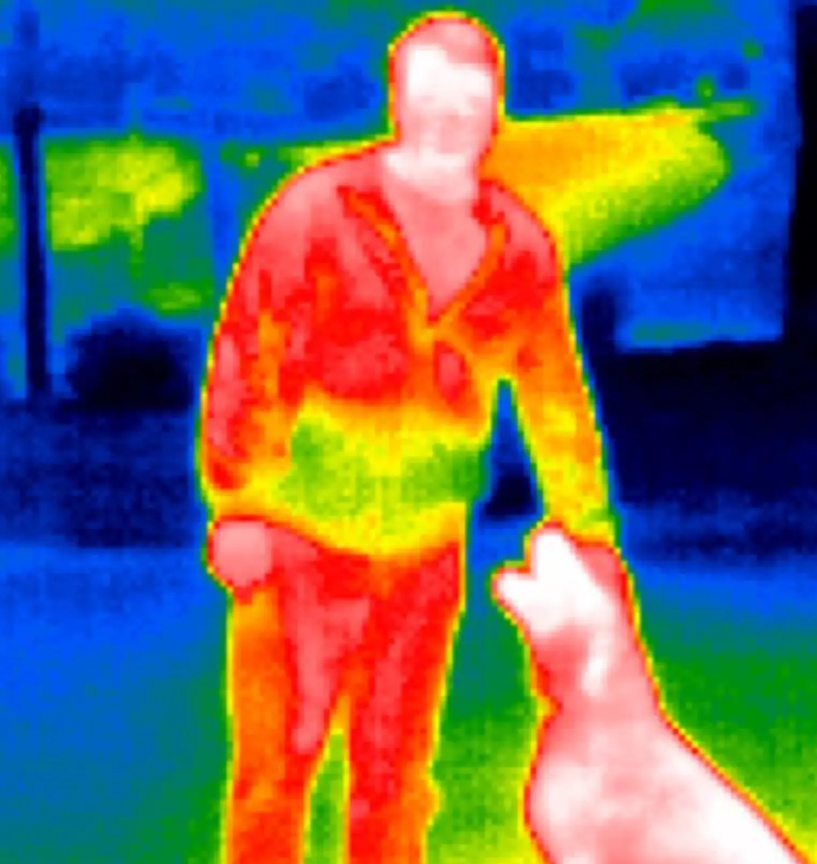
#> input picture module4/thermal.png, 817 x 864 px, shrunk from 1522 x 1610 before the run
$ python thermal_segmentation.py --image thermal.png
#> lines starting #> are read from the running program, lines starting #| are printed output that depends on the picture; after the words box and inside, x2 and y2 are one past the last pixel; in counts of white or black regions, pixels touching at a corner belong together
"""
README DOCUMENTATION
--------------------
Description:
This script achieves state-of-the-art traditional boundary precision using the
GrabCut algorithm (Gaussian Mixture Models). It uses a thermal threshold seed,
then mathematically models color distributions to snap to high-frequency details.
It isolates the primary contour to obliterate disconnected thermal noise (like
a person's hand) and applies a micro-blur for an anti-aliased, deep-learning-
comparable boundary. No ML/DL models are used.

Prerequisites:
- Python 3.x
- opencv-python (cv2)
- numpy

How to Execute:
Run from the command line:
python script_name.py --image your_thermal_image.png
"""

import cv2
import numpy as np
import argparse

def find_animal_boundaries(image_path):
#> called with image_path = 'thermal.png'
    img = cv2.imread(image_path)
#> img is the input picture: shape (864, 817, 3); mean B, G, R 100.7, 105.6, 106.8
    if img is None:
        print(f"Error: Could not load image at {image_path}")
        return

    # Seed Mask
    lower_bound = np.array([120, 100, 140], dtype=np.uint8)
    upper_bound = np.array([255, 255, 255], dtype=np.uint8)
    core_mask = cv2.inRange(img, lower_bound, upper_bound)
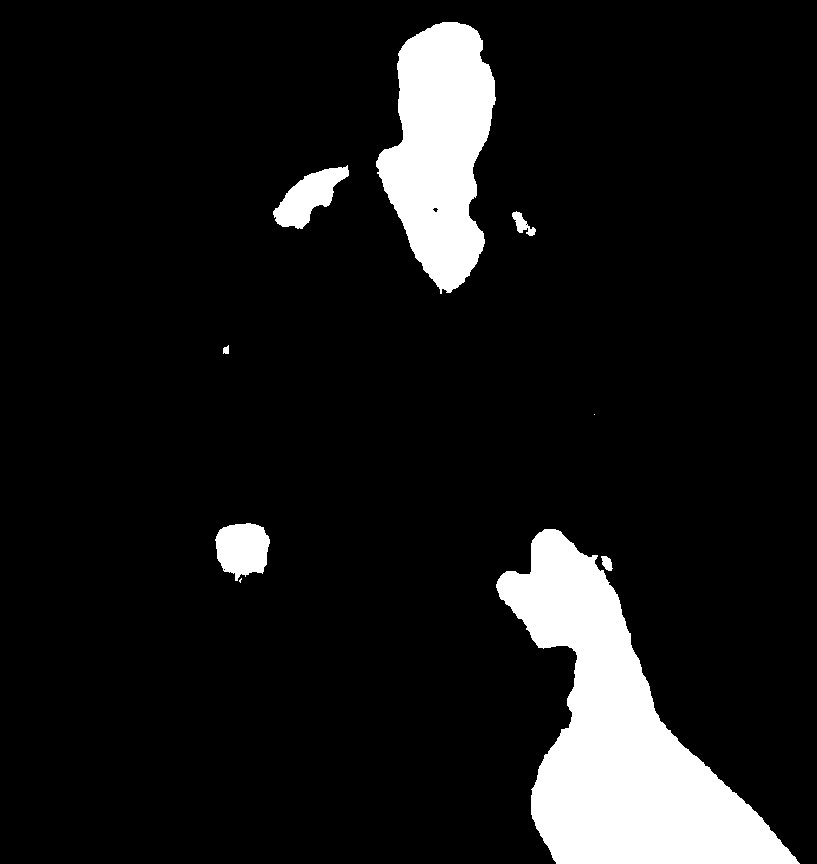
#> core_mask: shape (864, 817); 9.8% white; 9 white regions (2 under 20 px), largest, box (x1, y1, x2, y2) and area: (496, 529, 800, 864) 42751, (376, 22, 496, 294) 21095, (215, 523, 270, 581) 2360

    # GrabCut Mask
    gc_mask = np.full(img.shape[:2], cv2.GC_PR_BGD, dtype=np.uint8)
    gc_mask[core_mask > 0] = cv2.GC_PR_FGD
    gc_mask[0:int(img.shape[0]*0.4), :] = cv2.GC_BGD

    # Run GrabCut
    bgdModel = np.zeros((1, 65), np.float64)
    fgdModel = np.zeros((1, 65), np.float64)
    cv2.grabCut(img, gc_mask, None, bgdModel, fgdModel, 5, cv2.GC_INIT_WITH_MASK)

    # Extract the Raw Mask
    raw_mask = np.where((gc_mask == 1) | (gc_mask == 3), 255, 0).astype('uint8')

    # Mask Isolation
    contours, _ = cv2.findContours(raw_mask, cv2.RETR_EXTERNAL, cv2.CHAIN_APPROX_SIMPLE)
    if not contours:
        return

    largest_contour = max(contours, key=cv2.contourArea)

    # Create a pristine black canvas and draw ONLY the dog onto it
    pristine_mask = np.zeros_like(raw_mask)
    cv2.drawContours(pristine_mask, [largest_contour], -1, 255, thickness=cv2.FILLED)

    pristine_mask = cv2.GaussianBlur(pristine_mask, (5, 5), 0)
    _, pristine_mask = cv2.threshold(pristine_mask, 127, 255, cv2.THRESH_BINARY)

    # Draw Final Precision Contour
    final_contours, _ = cv2.findContours(pristine_mask, cv2.RETR_EXTERNAL, cv2.CHAIN_APPROX_NONE)
    if final_contours:
        best_contour = max(final_contours, key=cv2.contourArea)
        result = img.copy()

        cv2.drawContours(result, [best_contour], -1, (0, 255, 0), 2, lineType=cv2.LINE_AA)
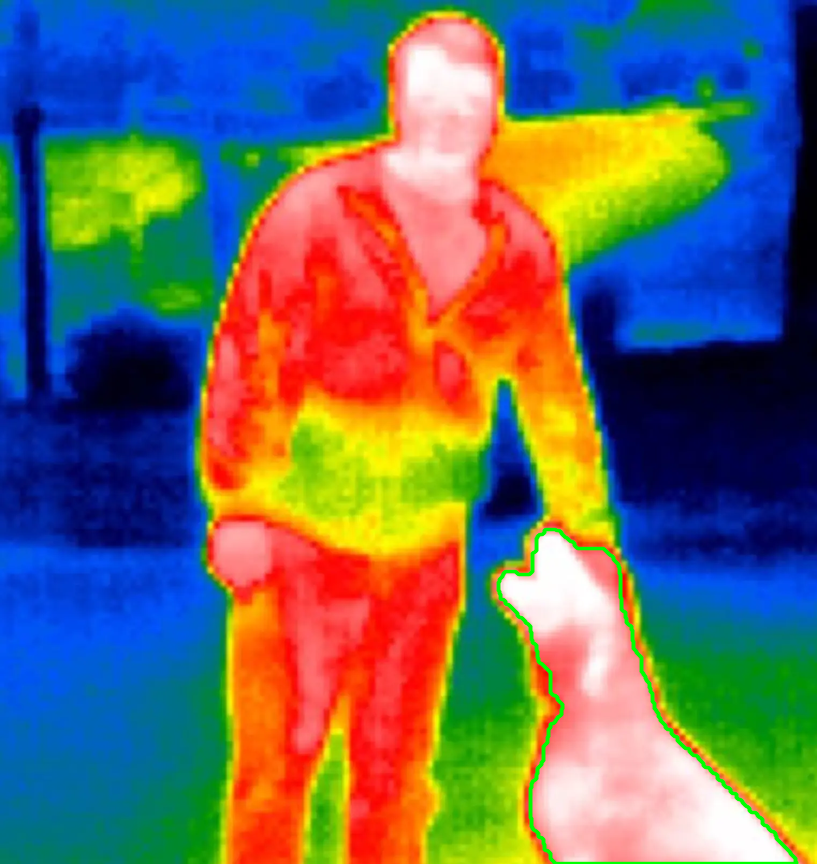
#> result: shape (864, 817, 3); 0.74% of pixels changed, all inside (x1, y1, x2, y2) = (496, 527, 799, 864)

        cv2.imshow('Perfected GrabCut Mask', pristine_mask)
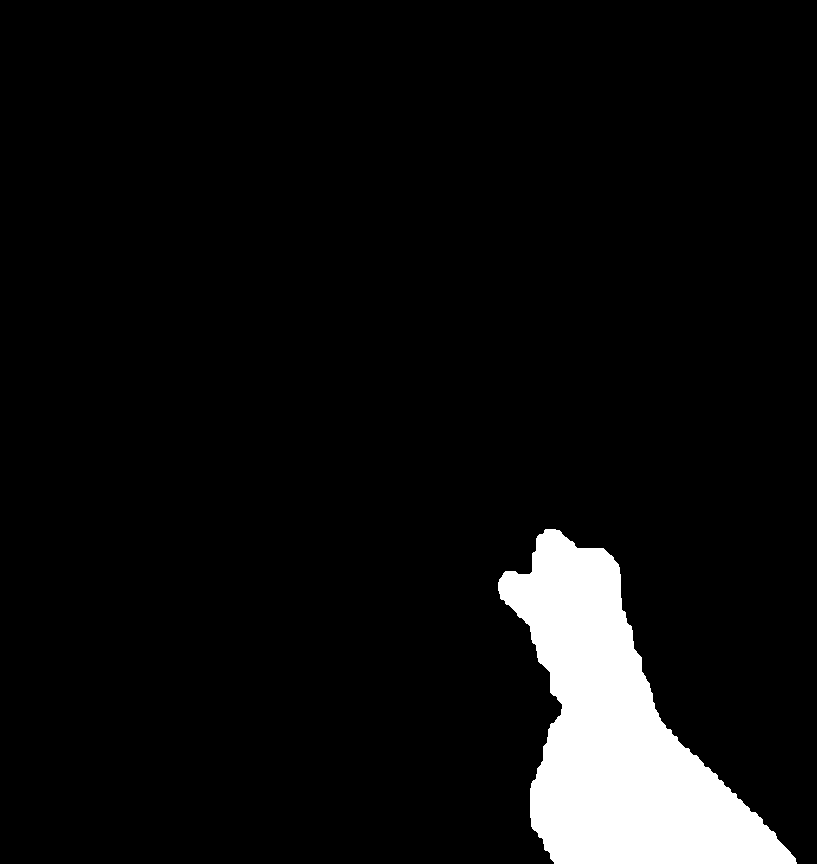
#> window 'Perfected GrabCut Mask': shape (864, 817); 6.5% white; 1 white region, box (x1, y1, x2, y2) and area: (498, 529, 797, 864) 45768
        cv2.imshow('Exact Animal Boundaries', result)
        cv2.waitKey(0)
        cv2.destroyAllWindows()

if __name__ == "__main__":
    parser = argparse.ArgumentParser(description='Find animal boundaries in a thermal image.')
    parser.add_argument('--image', type=str, required=True, help='Path to the thermal image file')
    args = parser.parse_args()
    find_animal_boundaries(args.image)
